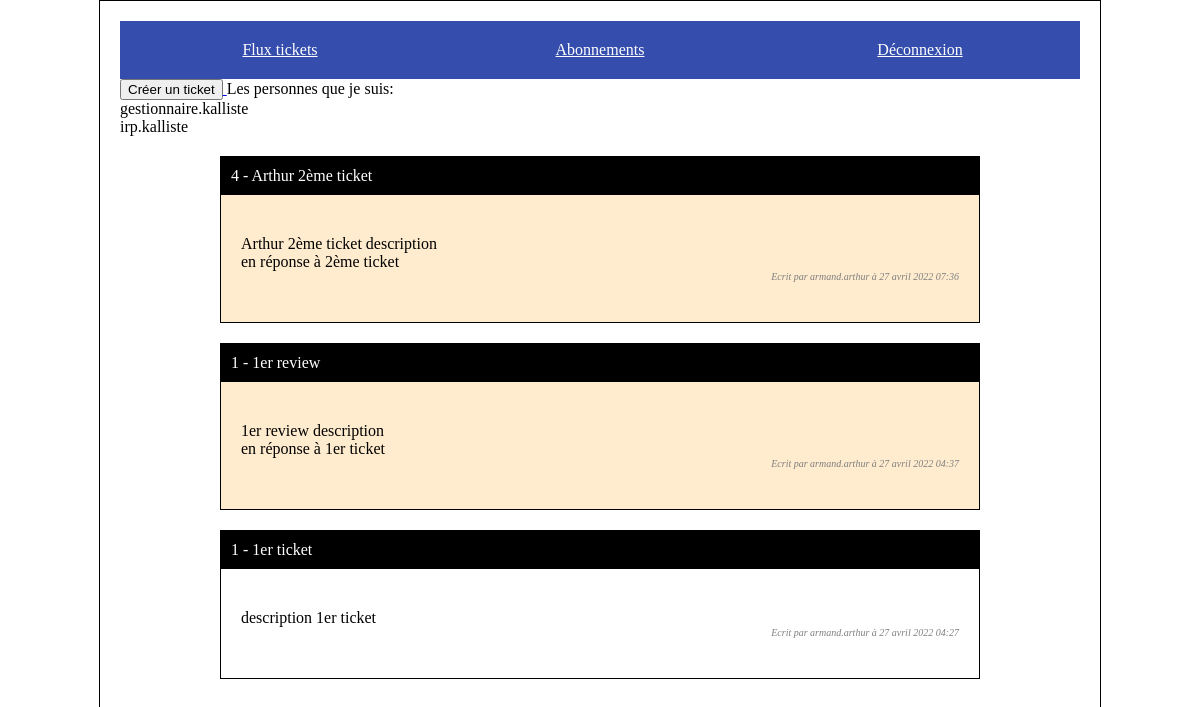
/flux/home (signed in), run on an earlier commit of the app's database.
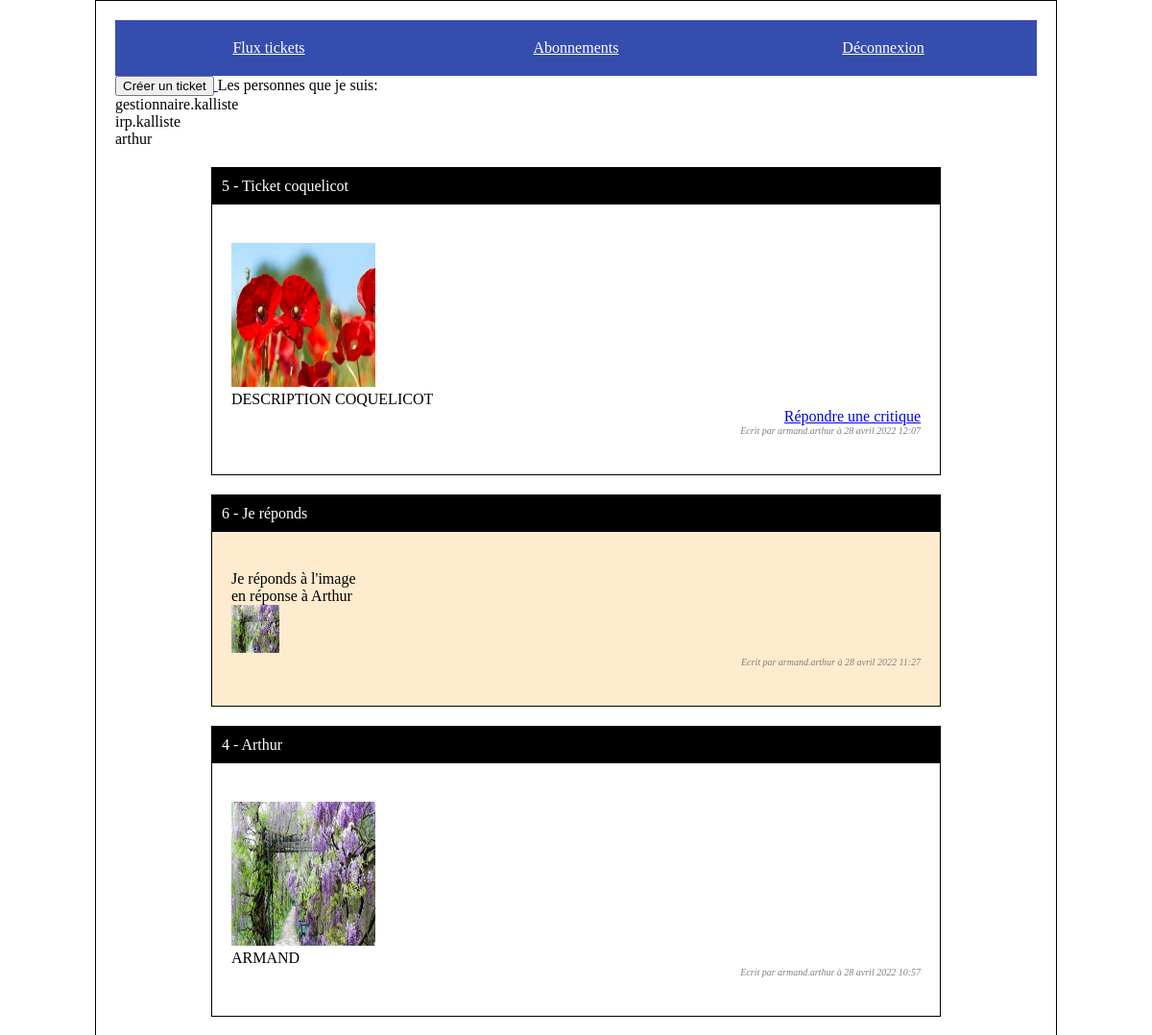
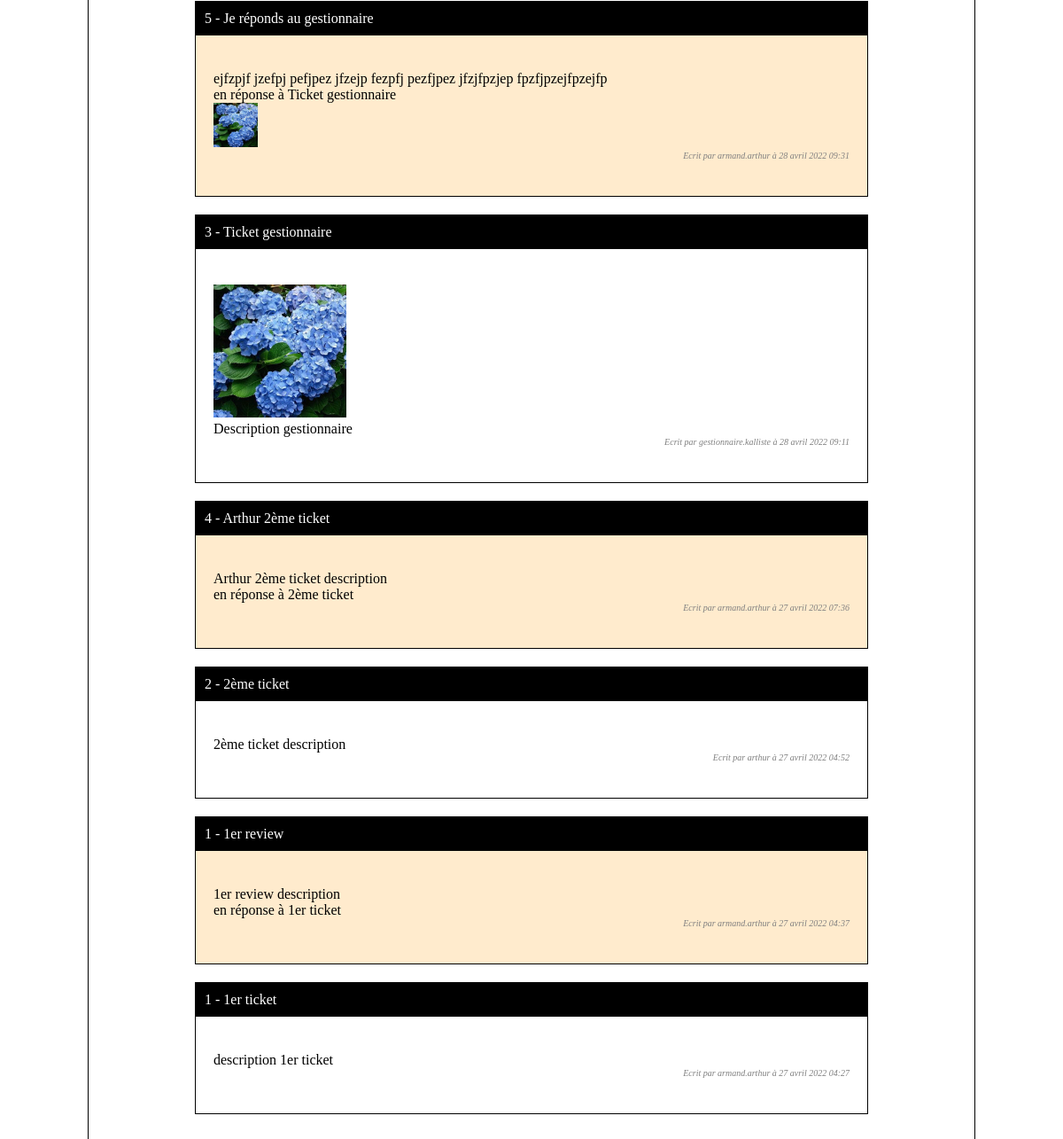
And on a later commit of the database (2 pictures, top to bottom).
### users/models.py (models this page shows, shortened)
class CustomUser(AbstractBaseUser, PermissionsMixin):
    email = models.EmailField(_('email address'), unique=True)
    is_staff = models.BooleanField(default=False)
    is_active = models.BooleanField(default=True)
    date_joined = models.DateTimeField(default=timezone.now)
    username = models.CharField(max_length=128, default='')
    subscribes = models.ManyToManyField("self", symmetrical=False, blank=True, related_name="followers")
    USERNAME_FIELD = 'email'
    REQUIRED_FIELDS = []
    objects = CustomUserManager()

### ticketing/models.py (models this page shows, shortened)
class Review(models.Model):
    title = models.CharField(max_length=128)
    description = models.TextField(max_length=2038, blank=True)
    ticket: Ticket = models.ForeignKey(to=Ticket,
                                   on_delete=models.CASCADE, related_name = 'reviews_rel')
    user: User = models.ForeignKey(to=settings.AUTH_USER_MODEL,
                                on_delete=models.CASCADE)
    created_at = models.DateTimeField(auto_now_add=True)
    updated_at = models.DateTimeField(auto_now=True)

class Ticket(models.Model):
    title = models.CharField(max_length=128)
    description = models.TextField(max_length=2038, blank=True)
    user: User = models.ForeignKey(to=settings.AUTH_USER_MODEL,
                                   on_delete=models.CASCADE)
    image = models.ImageField(upload_to='ticketing/%Y/%m/%d/', blank=True)
    created_at = models.DateTimeField(auto_now_add=True)
    updated_at = models.DateTimeField(auto_now=True)

### flux/views.py (the view)
# urls.py: path('home', views.FluxListView.as_view(), name='list_flux'),
class FluxListView(LoginRequiredMixin, ListView):
    model = Ticket
    template_name = 'flux/home.html'
    def get_context_data(self, **kwargs):
        context = super(FluxListView, self).get_context_data(**kwargs)
        tickets_followers = Ticket.objects.filter(user__followers=self.request.user.id).annotate(content_type=Value('TICKET', CharField()))
        tickets_owner = Ticket.objects.filter(user=self.request.user.id).annotate(content_type=Value('TICKET', CharField()))
        tickets =  chain(tickets_followers, tickets_owner)
        reviews_followers = Review.objects.filter(user__followers=self.request.user.id).annotate(content_type=Value('REVIEW', CharField()))
        reviews_owner = Review.objects.filter(user=self.request.user.id).annotate(content_type=Value('REVIEW', CharField()))
        reviews = chain(reviews_followers, reviews_owner)
        posts = sorted(
            chain(reviews, tickets),
            key=lambda post: post.created_at,
            reverse=True
        )
        owner = CustomUser.objects.get(id=self.request.user.id)
        context.update({
            'post_list': posts,
            'owner': owner,
        })
        return context

### templates/flux/home.html (shortened to what this page needs)
{% extends 'base_connected.html' %}
{% load i18n %}
{% block content %}
    <a href="{% url 'add_ticket' %}">
        <button>Créer un ticket</button>
    </a>
    Les personnes que je suis:
    {% for subscribe in owner.subscribes.all %}
        <div>{{ subscribe.username }}</div>
    {% endfor %}
    {% for post in post_list %}
        {% if post.content_type == 'TICKET' %}
        <div class="ticket">
            <div class="title">{{ post.id }} - {{ post.title }} </div>
            <div class="content">
                {% if post.image  %}
                    <img src="/media/{{ post.image }}" width="150" height="150"></img>
                {% endif %}
                <div>{{ post.description }}</div>
                {% if post.reviews_rel.all|length == 0 %}
                    <div class="answer">
                        <a href="{% url 'answer_ticket' post.id %}">Répondre une critique</a>
                    </div>
                {% endif %}
                <div class="author">Ecrit par {{ post.user.username }} à {% language 'fr' %}{{ post.created_at|date:'d F Y h:i' }}{% endlanguage %}</div>
            </div>
        </div>
        {% elif post.content_type == 'REVIEW' %}
        <div class="review">
            <div class="title">{{ post.id }} - {{ post.title }} </div>
            <div class="content">
                <div>{{ post.description }}</div>
                <div>en réponse à {{post.ticket.title}}</div>
                <div>{% if post.ticket.image  %}
                    <img src="/media/{{ post.ticket.image }}" width="50" height="50"></img>
                    {% endif %}
                </div>
                <div class="author" >Ecrit par {{ post.user.username }} à {% language 'fr' %}{{ post.created_at|date:'d F Y h:i' }}{% endlanguage %}</div>
            </div>
        </div>
        {% endif %}
    {% endfor %}
{% endblock %}

### templates/base_connected.html (shortened to what this page needs)
<!doctype html>
<html lang="fr">
<head>
  {% load static %}
  <link rel="stylesheet" href="{% static 'style.css'%}?{% now "U" %}">
  <link rel="stylesheet" href="{% static 'login.css'%}?{% now "U" %}">
  <link rel="stylesheet" href="{% static 'flux.css'%}?{% now "U" %}">
</head>
<body>
    {% block menu %}
      {% include 'menu_connected.html' %}
    {% endblock %}
    {% block content %}{% endblock %}
</body>
</html>

### templates/menu_connected.html
<div id="menu">
    <div><a href="{% url 'list_flux' %}">Flux tickets</a></div>
    <div><a href="{% url 'manage_subscribe' %}">Abonnements</a></div>
    <div><a href="{% url 'logout' %}">Déconnexion</a></div>
</div>

### static/style.css (style rules this page uses)
body { width: 960px; margin: 0 auto; border: 1px solid black; padding: 20px; }

### static/login.css (style rules this page uses)
#menu { display: flex; }
#menu div { width: 50%; background-color: #354dad; }
#menu div a { display: block; color: white; padding: 20px 10px 20px 10px; text-align: center; }

### static/flux.css (style rules this page uses)
div.ticket { margin: 20px 100px; border: 1px solid black; }
div.review { margin: 20px 100px; border: 1px solid black; background-color: blanchedalmond; }
div.answer { float:right; clear:right; }
div.content { padding: 40px 20px; overflow:hidden; }
div.review .title, div.ticket .title { padding: 10px; color: white; background: black; }
div.review .author, div.ticket .author { float:right; color:grey; font-size: 10px; font-style: italic; clear:right; }

What changed in the data, as far as the page shows it:
now on this page (row unchanged): CustomUser: username "arthur"
added Ticket: id "5", title "Ticket coquelicot", image (picture), description "DESCRIPTION COQUELICOT", shows "Répondre une critique", user.username "armand.arthur", created_at "28 avril 2022 12:07"
added Review: id "6", title "Je réponds", description "Je réponds à l'image", ticket "Arthur", ticket.image (picture), user.username "armand.arthur", created_at "28 avril 2022 11:27"
added Ticket: id "4", title "Arthur", image (picture), description "ARMAND", user.username "armand.arthur", created_at "28 avril 2022 10:57"
added Review: id "5", title "Je réponds au gestionnaire", description "ejfzpjf jzefpj pefjpez jfzejp fezpfj pezfjpez jfzjfpzjep fpzfjpzejfpzejfp", ticket "Ticket gestionnaire", ticket.image (picture), user.username "armand.arthur", created_at "28 avril 2022 09:31"
added Ticket: id "3", title "Ticket gestionnaire", image (picture), description "Description gestionnaire", user.username "gestionnaire.kalliste", created_at "28 avril 2022 09:11"
now on this page (row unchanged): Ticket: id "2", title "2ème ticket", description "2ème ticket description", user.username "arthur", created_at "27 avril 2022 04:52"
